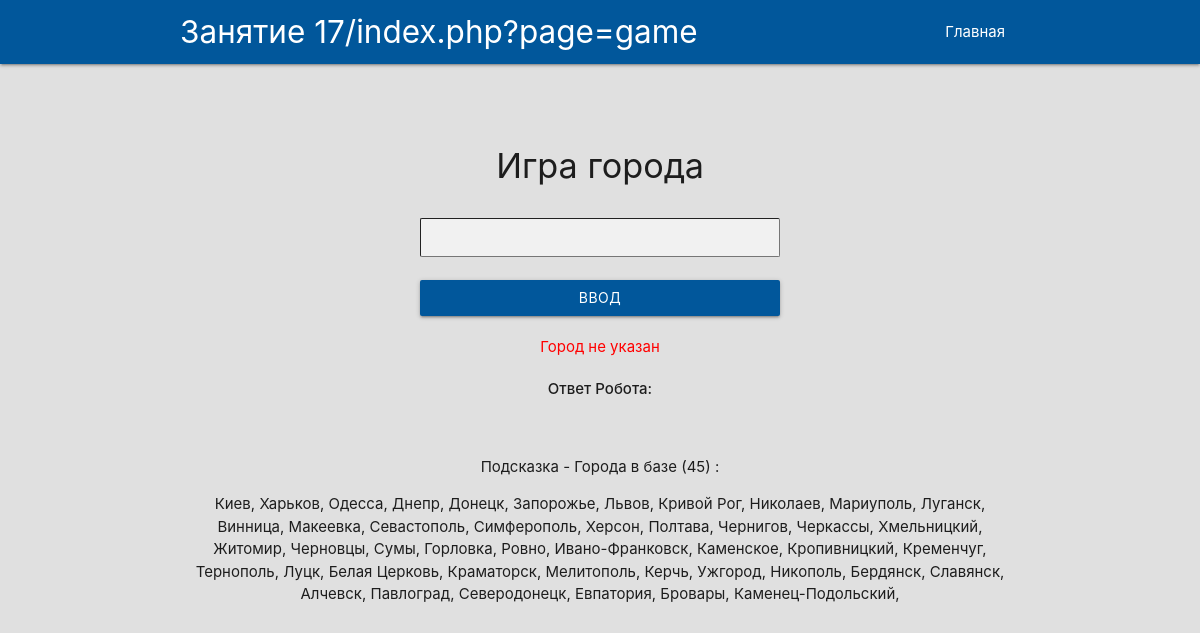
Page /index.php?page=game on the committed database.
### tables this page shows
CREATE TABLE `cities` (
  `id` int(11) NOT NULL,
  `city_name` varchar(250) NOT NULL
);

### index.php (the view, shortened to what this page needs)
<?php
$connection = mysqli_connect('127.0.0.1', 'root', '', 'game_cities');
if (empty($_SESSION['cities'])) {
    $sql = "SELECT * FROM cities";
    $query = mysqli_query($connection, $sql);
}
require_once 'header.php';
?>
<div class="main">
    <div class="container">
        <h4 class="center-align">Игра города</h4>
<?php
if ($_GET['page'] == 'game') {
    ?>
    <div class="row center-align">
        <form method="post">
            <input type="text" name="user_city">
            <br>
            <br>
            <input type="submit" value="Ввод" class="btn waves-effect waves-light light-blue darken-4">
        </form>
        <span class="error"><?php echo $_SESSION['error'] ? $_SESSION['error'] : '' ?></span>
    </div>
    <div class="row center-align">
        <p><strong>Ответ Робота: </strong><?php echo $_SESSION['last_city'] ? $_SESSION['last_city'] : '' ?></p>
    </div>
    <?php
}
?>
        <div class="row center-align">
            <?php
            if ($_SESSION['cities']) { ?>
                <p>Подсказка - Города в базе (<?php echo count($_SESSION['cities']) ?>) :</p>
            <?php
                foreach ($_SESSION['cities'] as $city=>$name) {
                    echo $name['city_name'] . ', ';
                }
            }
            ?>
        </div>
    </div>
</div>
<?php
    require_once 'footer.php';
?>

### header.php (shortened to what this page needs)
<!doctype html>
<html lang="ru-RU">
<head>
    <link rel="stylesheet" href="/css/styles.css">
    <link rel="stylesheet" href="css/materialize.css">
    <link rel="stylesheet" href="/css/material-icons.css">
</head>
<body class="grey lighten-2">
<nav class="light-blue darken-4">
    <div class="nav-wrapper">
        <div class="container">
            <a class="brand-logo">Занятие 17<?php echo $_SERVER['REQUEST_URI'] ; ?></a>
            <ul id="nav-mobile" class="right">
                <li><a href="/">Главная</a></li>
            </ul>
        </div>
    </div>
</nav>

### footer.php (shortened to what this page needs)
</body>
</html>

### css/styles.css (style rules this page uses)
.main { padding-top: 60px; padding-bottom: 60px; }
form { width: 100%; max-width: 400px; margin: auto; padding: 20px; }
input, select, textarea { border-width: 1px; background-color: #f1f1f1; border-radius: 2px; width: 100%; padding: 10px; outline: none; }
.error { color: red; border-color: red; }

### rows in the picture
cities: city_name "Киев"
cities: city_name "Харьков"
cities: city_name "Одесса"
cities: city_name "Днепр"
cities: city_name "Донецк"
cities: city_name "Запорожье"
cities: city_name "Львов"
cities: city_name "Кривой Рог"
cities: city_name "Николаев"
cities: city_name "Мариуполь"
cities: city_name "Луганск"
cities: city_name "Винница"
cities: city_name "Макеевка"
cities: city_name "Севастополь"
cities: city_name "Симферополь"
cities: city_name "Херсон"
cities: city_name "Полтава"
cities: city_name "Чернигов"
cities: city_name "Черкассы"
cities: city_name "Хмельницкий"
cities: city_name "Житомир"
cities: city_name "Черновцы"
cities: city_name "Сумы"
cities: city_name "Горловка"
cities: city_name "Ровно"
cities: city_name "Ивано-Франковск"
cities: city_name "Каменское"
cities: city_name "Кропивницкий"
cities: city_name "Кременчуг"
cities: city_name "Тернополь"
cities: city_name "Луцк"
cities: city_name "Белая Церковь"
cities: city_name "Краматорск"
cities: city_name "Мелитополь"
cities: city_name "Керчь"
cities: city_name "Ужгород"
cities: city_name "Никополь"
cities: city_name "Бердянск"
cities: city_name "Славянск"
cities: city_name "Алчевск"
cities: city_name "Павлоград"
cities: city_name "Северодонецк"
cities: city_name "Евпатория"
cities: city_name "Бровары"
cities: city_name "Каменец-Подольский"

### other values in the picture
$_SERVER['REQUEST_URI'] "/index.php?page=game"
$_SESSION['error'] "Город не указан"
count($_SESSION['cities']) "45"
